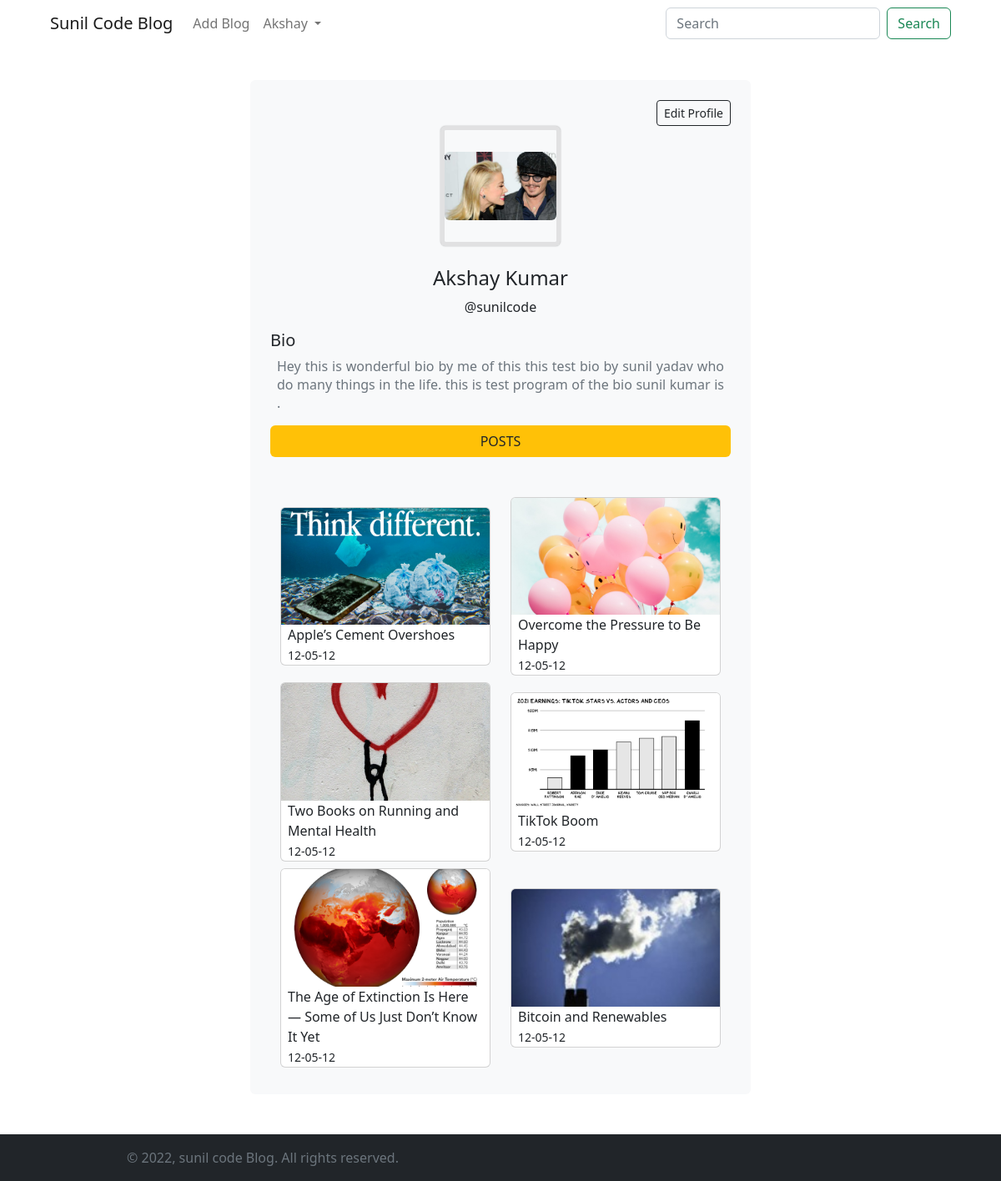
The app's page /profile (signed in) with its own data.
### miniBlog/models.py (models this page shows, shortened)
class Profile(models.Model):
    user=models.OneToOneField(User,on_delete=models.CASCADE)
    is_varified=models.BooleanField(default=False)
    token=models.CharField(max_length=100)
    avatar=models.ImageField(null=True, upload_to='blog' ,default='../static/img/user.png')
    bio=models.TextField(max_length=150, null=True , blank=True, default="this is bio")

class BlogModel(models.Model):
    title=models.CharField(max_length=1000)
    content=FroalaField()
    slug=models.SlugField(max_length=1000, null=True,  blank=True)
    image=models.ImageField(upload_to='blog')
    user=models.ForeignKey(User, null=True, blank=True ,on_delete=models.CASCADE)
    created_at=models.DateTimeField(auto_now_add=True)
    upload_to=models.DateTimeField(auto_now=True)

### miniBlog/views.py (the view)
# urls.py: path('profile',profile,name='profile'),
def profile(request):
    try:
        if request.user.is_authenticated:
            profile = Profile.objects.get(user=request.user)
            blogs = BlogModel.objects.filter(user=request.user)
            context = {}
            context['blogs'] = blogs
            context['profile'] = profile
            return render(request, 'blog/profile.html', context)
        else:
            messages.error(request, "Please Login!")
            return redirect(home)
    except Exception as e:
        print(e)

### templates/blog/profile.html (shortened to what this page needs)
{% extends './base.html' %}
{% block start %}
<section class="my-5">
    <div class="profile w-50 m-auto bg-light p-4 rounded w-sm-50">
      <small><button class="btn btn-sm btn-outline-dark float-end" data-bs-toggle="modal" data-bs-target="#profileModal" onclick="editProfile()" >Edit Profile</button></small>
        <div class="profile-pic text-center mt-2">
            <div class="image text-center ">
                <img src="{{profile.avatar.url}}" alt="profile image " class="profile-avatar rounded">
            </div>
        </div>
        <div class="info text-center mt-4 mb-3 ">
            <h4>{{profile.user.first_name  }} {{profile.user.last_name}}</h4>
            <p>@{{profile.user.username}}</p>
        </div>
        <div class="bio ">
            <div class="bio-header">
                <h5>Bio </h5>
            </div>
            <p class="text-muted mx-2">{{profile.bio}}</p>
        </div>
        <div class="blogs ">
            <h5 class="text-center btn bg-warning w-100 mb-5">POSTS </h5>
            <div class="posts container-fluid">
                <div class="row align-items-center justify-content-center">
                    {% for blog in blogs %}
                <div class="col-12 col-sm-6 mb-2">
                    <div class="card"><a href="{% url 'blog_detail' blog.slug %}">
                        <img class="card-img-top" src="{{blog.image.url}}" alt="blog images" style="object-fit:cover ; aspect-ratio: 16/ 9;" /></a>
                      <div class="px-2">
                        <span class="d-block"><a class="text-dark text-decoration-none" href="{% url 'blog_detail' blog.slug %}">{{blog.title}} </a></span>
                        <small class="text-gray-500">12-05-12</small>
                      </div>
                    </div>
                </div>
                {% endfor %}
                  </div>
            </div>
        </div>
    </div>
</section>
{% endblock %}

### templates/blog/base.html (shortened to what this page needs)
{% load socialaccount %}
{% load static %}
<!DOCTYPE html>
<html lang="en">
<head>
  <link rel="stylesheet" href="{% static 'css/nouislider.css' %}">
  <link rel="stylesheet" href="{% static 'css/swiper.min.css' %}">
  <link rel="stylesheet" href="{% static 'css/magnific-popup.css' %}">
  <link rel="stylesheet" href="{% static 'css/style.css' %}">
  <link rel="stylesheet" href="https://cdn.jsdelivr.net/npm/bootstrap@5.2.0-beta1/dist/css/bootstrap.min.css">
</head>
<body>
  <header class="pb-5 mb-4">
    <nav class="navbar navbar-expand-lg bg-white fixed-top  px-1 px-sm-5 " id="navigation">
      <div class="container-fluid">
        <a class="navbar-brand" href="/">Sunil Code Blog</a>
        <div class="collapse navbar-collapse" id="navbarSupportedContent">
          <ul class="navbar-nav me-auto mb-2 mb-lg-0">
            {% if request.user.is_authenticated %}
            <li class="nav-item">
              <a class="nav-link" href="{% url 'addblog' %}">Add Blog</a>
            </li>
            {% endif %}
            {% if request.user.is_authenticated %}
            <li class="nav-item dropdown">
              <a class="nav-link dropdown-toggle" href="#" id="navbarDropdown" role="button" data-bs-toggle="dropdown"
                aria-expanded="false">
                {{request.user.first_name | capfirst}}
              </a>
                {% endif %}
            </li>
          </ul>
          <form class="d-flex" role="search" method="get" action="{% url 'search' %}">
            <input class="form-control me-2" type="search" placeholder="Search" aria-label="Search" name="query">
            <button class="btn btn-outline-success" type="submit">Search</button>
          </form>
        </div>
      </div>
    </nav>
  </header>
    {% block start %}
  {% endblock %}
  <footer class="position-relative z-index-10 d-print-none bg-dark ">
    <div class="py-3 font-weight-light bg-gray-800 text-secondary">
      <div class="container">
        <div class="row align-items-center">
          <div class="col-md-6 text-center text-md-left">
            <p class="text-sm mb-md-0">&copy; <span id="year"></span>, sunil code Blog. All rights reserved.</p>
          </div>
        </div>
      </div>
    </div>
  </footer>
</body>
</html>

### static/css/style.css (style rules this page uses)
body { scroll-behavior: smooth; }
.profile-pic { width: 100%; margin: auto; display: flex; justify-content: center; }
.image { width: 9em; height: 9em; overflow: hidden; display: flex; align-items: center; justify-content: center; border: 5px solid rgba(177, 177, 177, 0.334); border-radius: .4em; box-shadow: 0 0 .1em rgba(0, 0, 0, 0.35); position: relative; background-size:cover; }
.profile-avatar { display: block; text-align: center; width: 100%; object-fit: cover; }
.bio p { text-align: justify; line-height: normal; }
.bio .bio-header { display: flex; justify-content:space-between; align-items: center; }

### records on screen
Profile: avatar (picture), user.first_name "Akshay", user.last_name "Kumar", user.username "sunilcode", bio "Hey this is wonderful bio by me of this this test bio by sunil yadav who do many things in the life. this is test program of the bio sunil kumar is ."
BlogModel: image (picture), title "Apple’s Cement Overshoes"
BlogModel: image (picture), title "Overcome the Pressure to Be Happy"
BlogModel: image (picture), title "Two Books on Running and Mental Health"
BlogModel: image (picture), title "TikTok Boom"
BlogModel: image (picture), title "The Age of Extinction Is Here — Some of Us Just Don’t Know It Yet"
BlogModel: image (picture), title "Bitcoin and Renewables"

### other values on screen
{{ request.user.first_name | capfirst }} "Akshay"
